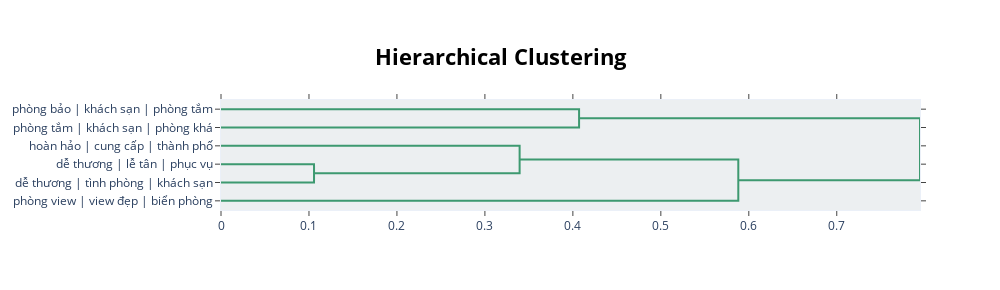

The notebook cell this image was saved under:
### Code cell
topic_model.visualize_hierarchy(custom_labels=True)

### Figure 1 — Plotly figure (JSON) as saved in the notebook; plotly's stock layout.template omitted (floating-point values rounded to 4 significant figures)
{"data": [{"hoverinfo": "text", "marker": {"color": "rgb(61,153,112)"}, "mode": "lines", "type": "scatter", "x": [0, 0.4071, 0.4071, 0], "xaxis": "x", "y": [-5, -5, -15, -15], "yaxis": "y"}, {"hoverinfo": "text", "marker": {"color": "rgb(61,153,112)"}, "mode": "lines", "type": "scatter", "x": [0, 0.1058, 0.1058, 0], "xaxis": "x", "y": [-35, -35, -45, -45], "yaxis": "y"}, {"hoverinfo": "text", "marker": {"color": "rgb(61,153,112)"}, "mode": "lines", "type": "scatter", "x": [0, 0.3395, 0.3395, 0.1058], "xaxis": "x", "y": [-25, -25, -40, -40], "yaxis": "y"}, {"hoverinfo": "text", "marker": {"color": "rgb(61,153,112)"}, "mode": "lines", "type": "scatter", "x": [0.3395, 0.5881, 0.5881, 0], "xaxis": "x", "y": [-32.5, -32.5, -55, -55], "yaxis": "y"}, {"hoverinfo": "text", "marker": {"color": "rgb(61,153,112)"}, "mode": "lines", "type": "scatter", "x": [0.4071, 0.7946, 0.7946, 0.5881], "xaxis": "x", "y": [-10, -10, -43.75, -43.75], "yaxis": "y"}], "layout": {"autosize": false, "height": 290, "hoverlabel": {"bgcolor": "white", "font": {"family": "Rockwell", "size": 16}}, "hovermode": "closest", "plot_bgcolor": "#ECEFF1", "showlegend": false, "title": {"font": {"color": "Black", "size": 22}, "text": "<b>Hierarchical Clustering</b>", "x": 0.5, "xanchor": "center", "yanchor": "top"}, "width": 1000, "xaxis": {"autorange": true, "mirror": "allticks", "range": [0, 0.7946], "rangemode": "tozero", "showgrid": false, "showline": true, "showticklabels": true, "ticks": "outside", "type": "linear", "zeroline": false}, "yaxis": {"mirror": "allticks", "range": [-60, 0], "rangemode": "tozero", "showgrid": false, "showline": true, "showticklabels": true, "tickmode": "array", "ticks": "outside", "ticktext": ["phòng bảo | khách sạn | phòng tắm", "phòng tắm | khách sạn | phòng khá", "hoàn hảo | cung cấp | thành phố", "dễ thương | lễ tân | phục vụ", "dễ thương | tình phòng | khách sạn", "phòng view | view đẹp | biển phòng"], "tickvals": [-5, -15, -25, -35, -45, -55], "type": "linear", "zeroline": false}}}
